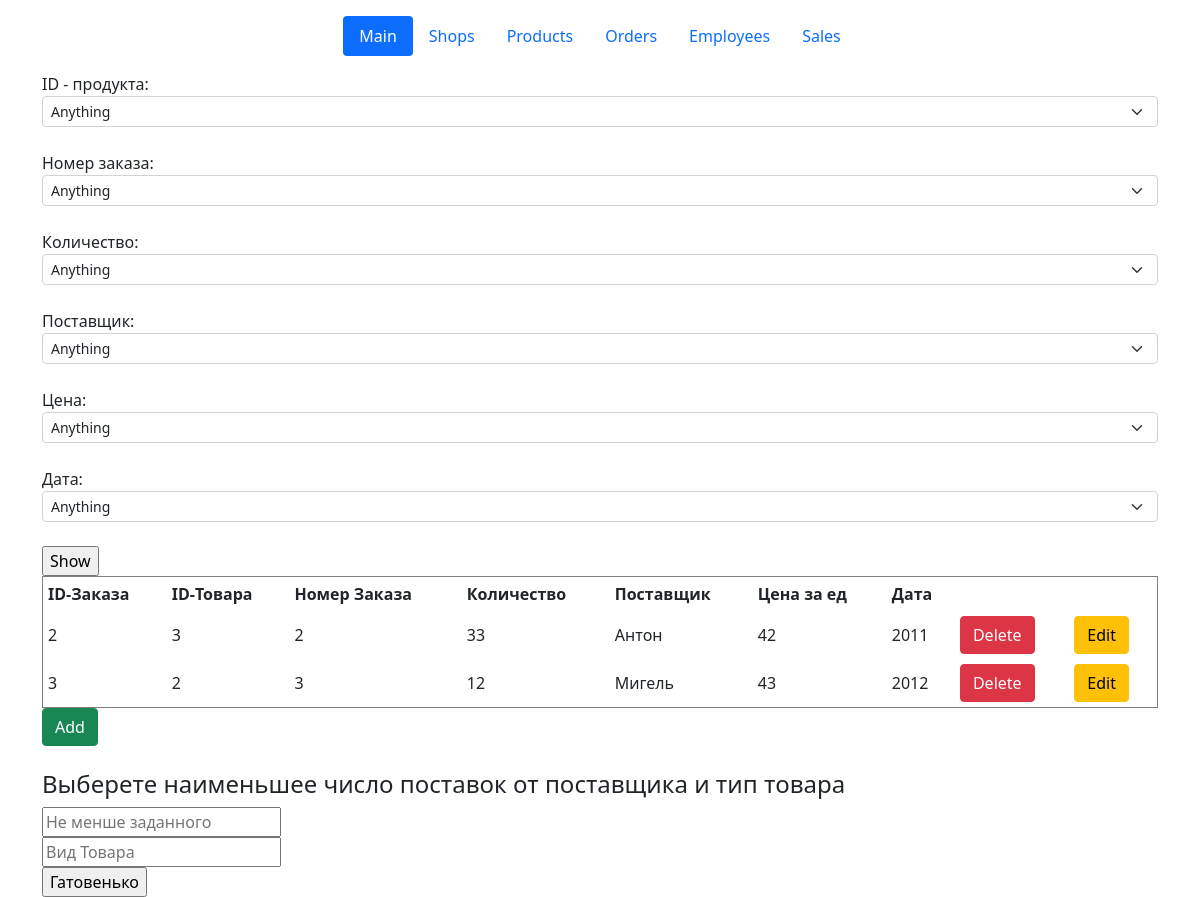
The page /orders on the database as committed earlier.
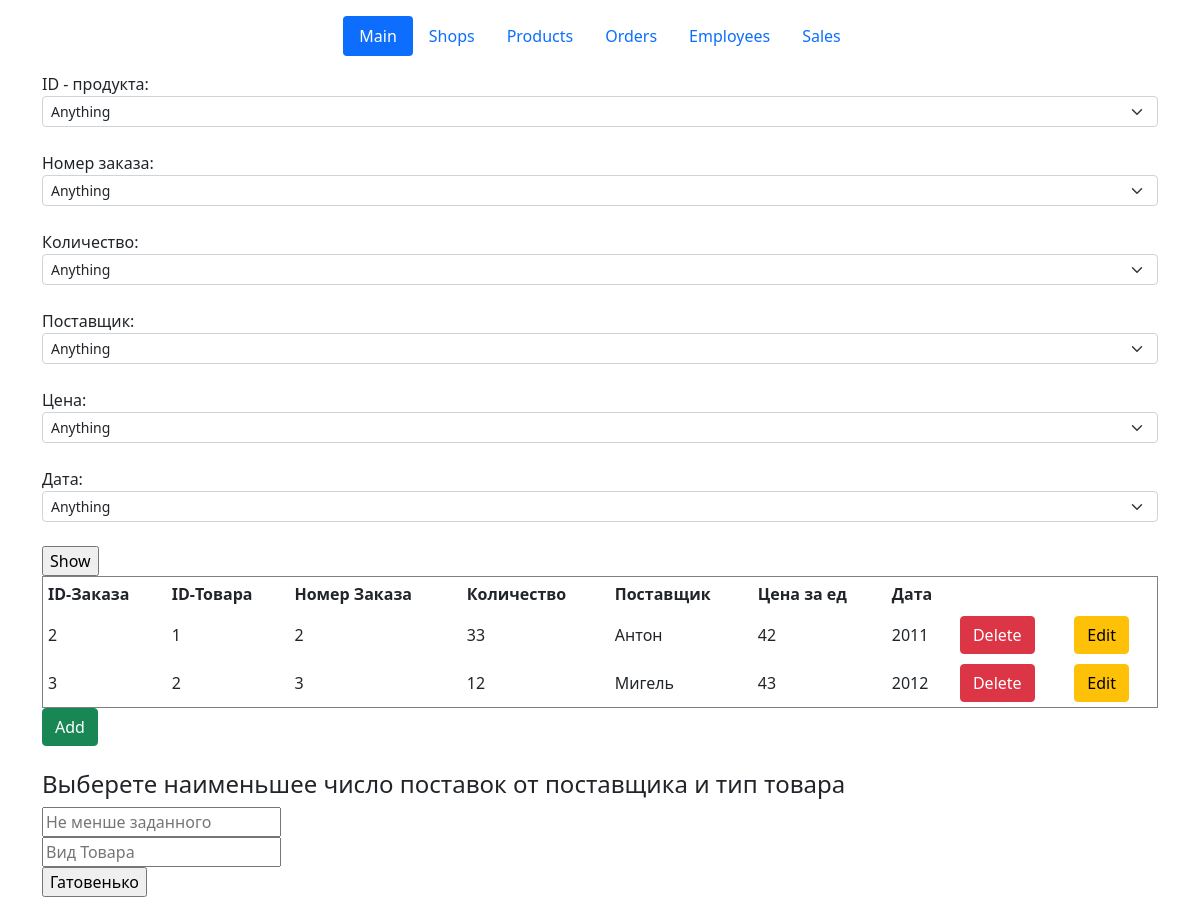
The same page on the database as committed later.
### classes_file.py (models this page shows, shortened)
class Orders(db.Model):
    id_order = db.Column(db.Integer, primary_key=True)
    id_product = db.Column(db.Integer, nullable=False)
    numb_order = db.Column(db.Integer, nullable=False)
    amount_order = db.Column(db.Integer, nullable=False)
    provider_order = db.Column(db.String(20), nullable=False)
    price_order = db.Column(db.Integer, default=0)
    date_order = db.Column(db.Integer, nullable=False)

### orders.py (the view)
@app.route('/orders')
def orders():
    if "action" in request.args:
        if request.args["action"] == "del":  # для обратобки кнопки delete
            id_order = request.args['id']
            order = Orders.query.get_or_404(id_order)
            try:
                db.session.delete(order)
                db.session.commit()
                return redirect("/orders")
            except:
                return "При удалении записи произошла ошибка"
        elif request.args["action"] == "choice":
            id_product_lst = [request.args['id_product']]
            numb_order_lst = [request.args['numb_order']]
            amount_order_lst = [request.args['amount_order']]
            provider_order_lst = [request.args['provider_order']]
            price_order_lst = [request.args['price_order']]
            date_order_lst = [request.args['date_order']]
            if request.args['id_product'] == "any":
                temp = db.session.execute(f"SELECT id_product from Orders").fetchall()
                id_product_lst = [temp[i][0] for i in range(len(temp))]
            if request.args['numb_order'] == "any":
                temp = db.session.execute(f"SELECT numb_order from Orders").fetchall()
                numb_order_lst = [temp[i][0] for i in range(len(temp))]
            if request.args['amount_order'] == "any":
                temp = db.session.execute(f"SELECT amount_order from Orders").fetchall()
                amount_order_lst = [temp[i][0] for i in range(len(temp))]
            if request.args['provider_order'] == "any":
                temp = db.session.execute(f"SELECT provider_order from Orders").fetchall()
                provider_order_lst = [temp[i][0] for i in range(len(temp))]
            if request.args['price_order'] == "any":
                temp = db.session.execute(f"SELECT price_order from Orders").fetchall()
                price_order_lst = [temp[i][0] for i in range(len(temp))]
            if request.args['date_order'] == "any":
                temp = db.session.execute(f"SELECT date_order from Orders").fetchall()
                date_order_lst = [temp[i][0] for i in range(len(temp))]
            table = db.session.query(Orders) \
                .filter(Orders.id_product.in_(id_product_lst)) \
                .filter(Orders.numb_order.in_(numb_order_lst)) \
                .filter(Orders.amount_order.in_(amount_order_lst)) \
                .filter(Orders.provider_order.in_(provider_order_lst)) \
                .filter(Orders.price_order.in_(price_order_lst)) \
                .filter(Orders.date_order.in_(date_order_lst))
            return render_template("orders.html", table=table)
        elif request.args["action"] == "first":
            table = db.session.execute(f"select * from Orders as O "
                                       f"INNER JOIN products as pr "
                                       f"ON O.id_product = pr.id_product"
                                       f" and O.amount_order > {request.args['numb']}"
                                       f" and type_product = '{request.args['type']}'").fetchall()
            return render_template("orders.html", table=table)
        else:
            return redirect("/orders")
    else:
        table = Orders.query.order_by(Orders.id_order).all()
        return render_template("orders.html", table=table)

### templates/orders.html (shortened to what this page needs)
{% extends 'base.html' %}
{% block body %}
<form action="/order-choice" method="POST" id="data">
    ID - продукта:
    <select name="id_product" class="form-select form-select-sm">
        <option value="any" label = "Anything">
            {% for el in table %}
        <option value={{el.id_product}}  label = {{el.id_product}}>
            {% endfor %}
    </select>
    <br>Номер заказа:
    <select name="numb_order" class="form-select form-select-sm">
        <option value="any" label = "Anything">
            {% for el in table %}
        <option value={{el.numb_order}}  label = {{el.numb_order}}>
            {% endfor %}
    </select>
    <br>Количество:
    <select name="amount_order" class="form-select form-select-sm">
        <option value="any" label = "Anything">
            {% for el in table %}
        <option value={{el.amount_order}}  label = {{el.amount_order}}>
            {% endfor %}
    </select>
    <br>Поставщик:
    <select name="provider_order" class="form-select form-select-sm">
        <option value="any" label = "Anything">
            {% for el in table %}
        <option value={{el.provider_order}}  label = {{el.provider_order}}>
            {% endfor %}
    </select>
    <br>Цена:
    <select name="price_order" class="form-select form-select-sm">
        <option value="any" label = "Anything">
            {% for el in table %}
        <option value={{el.price_order}}  label = {{el.price_order}}>
            {% endfor %}
    </select>
    <br>Дата:
    <select name="date_order" class="form-select form-select-sm">
        <option value="any" label = "Anything">
            {% for el in table %}
        <option value={{el.date_order}}  label = {{el.date_order}}>
            {% endfor %}
    </select><br>
    <input type="submit" name="btn btn-success" value="Show"><br>
</form>
<table border="1" width="100%" cellpadding="5">
    <tr>
        <th>ID-Заказа</th>
        <th>ID-Товара</th>
        <th>Номер Заказа</th>
        <th>Количество</th>
        <th>Поставщик</th>
        <th>Цена за ед</th>
        <th>Дата</th>
        <th></th>
        <th></th>
    </tr>
    {% for el in table %}
    <tr>
        <td>{{ el.id_order }}</td>
        <td>{{ el.id_product }}</td>
        <td>{{ el.numb_order }}</td>
        <td>{{ el.amount_order }}</td>
        <td>{{ el.provider_order }}</td>
        <td>{{ el.price_order }}</td>
        <td>{{ el.date_order }}</td>
        <td>
            <a href="/orders?id={{el.id_product}}&action=del" class="btn btn-danger">Delete</a>
        </td>
        <td>
            <a href="/orders/{{el.id_order}}/edit" class="btn btn-warning">Edit</a>
        </td>
    </tr>
    {% endfor %}
</table>
<a href="/orders/create" class="btn btn-success">Add</a><br><br>
<h4>Выберете наименьшее число поставок от поставщика и тип товара</h4>
<form action="/orders/first" method="post">
    <input type="number" name="numb" id="numb" placeholder="Не менше заданного"><br>
    <input type="text" name="type" id="type" placeholder="Вид Товара"><br>
    <input type="submit" name="btn btn-success" value="Гатовенько">
</form>
{% endblock %}

### templates/base.html (shortened to what this page needs)
<!doctype html>
<html lang="en">
<head>
    <link href="https://cdn.jsdelivr.net/npm/bootstrap@5.0.0/dist/css/bootstrap.min.css" rel="stylesheet">
</head>
<body>
<div class="container">
    <header class="d-flex justify-content-center py-3">
        <ul class="nav nav-pills">
            <li class="nav-item"><a href="/" class="nav-link active" aria-current="page">Main</a></li>
            <li class="nav-item"><a href="/shops" class="nav-link" aria-current="page">Shops</a></li>
            <li class="nav-item"><a href="/products" class="nav-link">Products</a></li>
            <li class="nav-item"><a href="/orders" class="nav-link">Orders</a></li>
            <li class="nav-item"><a href="/employees" class="nav-link">Employees</a></li>
            <li class="nav-item"><a href="/sales" class="nav-link">Sales</a></li>
        </ul>
    </header>
</div>
    <div class="container">
        {% block body %}{% endblock %}
    </div>
</body>
</html>

Rows that differ between the two databases and show on the page:
changed Orders "Антон": id_product "3" → "1"
